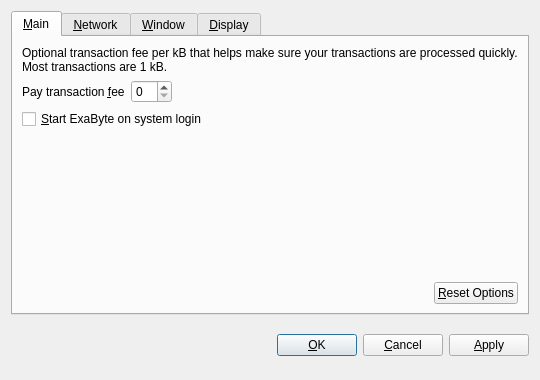
<?xml version="1.0" encoding="UTF-8"?>
<ui version="4.0">
 <class>OptionsDialog</class>
 <widget class="QDialog" name="OptionsDialog">
  <property name="geometry">
   <rect>
    <x>0</x>
    <y>0</y>
    <width>540</width>
    <height>380</height>
   </rect>
  </property>
  <property name="windowTitle">
   <string>Options</string>
  </property>
  <property name="modal">
   <bool>true</bool>
  </property>
  <layout class="QVBoxLayout" name="verticalLayout">
   <item>
    <widget class="QTabWidget" name="tabWidget">
     <property name="tabPosition">
      <enum>QTabWidget::North</enum>
     </property>
     <property name="currentIndex">
      <number>0</number>
     </property>
     <widget class="QWidget" name="tabMain">
      <attribute name="title">
       <string>&amp;Main</string>
      </attribute>
      <layout class="QVBoxLayout" name="verticalLayout_Main">
       <item>
        <widget class="QLabel" name="transactionFeeInfoLabel">
         <property name="text">
          <string>Optional transaction fee per kB that helps make sure your transactions are processed quickly. Most transactions are 1 kB.</string>
         </property>
         <property name="textFormat">
          <enum>Qt::PlainText</enum>
         </property>
         <property name="wordWrap">
          <bool>true</bool>
         </property>
        </widget>
       </item>
       <item>
        <layout class="QHBoxLayout" name="horizontalLayout_1_Main">
         <item>
          <widget class="QLabel" name="transactionFeeLabel">
           <property name="text">
            <string>Pay transaction &amp;fee</string>
           </property>
           <property name="textFormat">
            <enum>Qt::PlainText</enum>
           </property>
           <property name="buddy">
            <cstring>transactionFee</cstring>
           </property>
          </widget>
         </item>
         <item>
          <widget class="BitcoinAmountField" name="transactionFee"/>
         </item>
         <item>
          <spacer name="horizontalSpacer_1_Main">
           <property name="orientation">
            <enum>Qt::Horizontal</enum>
           </property>
           <property name="sizeHint" stdset="0">
            <size>
             <width>40</width>
             <height>20</height>
            </size>
           </property>
          </spacer>
         </item>
        </layout>
       </item>
       <item>
        <widget class="QCheckBox" name="bitcoinAtStartup">
         <property name="toolTip">
          <string>Automatically start ExaByte after logging in to the system.</string>
         </property>
         <property name="text">
          <string>&amp;Start ExaByte on system login</string>
         </property>
        </widget>
       </item>
       <item>
        <spacer name="verticalSpacer_Main">
         <property name="orientation">
          <enum>Qt::Vertical</enum>
         </property>
         <property name="sizeHint" stdset="0">
          <size>
           <width>20</width>
           <height>40</height>
          </size>
         </property>
        </spacer>
       </item>
       <item>
        <layout class="QHBoxLayout" name="horizontalLayout_2_Main">
         <item>
          <spacer name="horizontalSpacer_2_Main">
           <property name="orientation">
            <enum>Qt::Horizontal</enum>
           </property>
           <property name="sizeHint" stdset="0">
            <size>
             <width>40</width>
             <height>20</height>
            </size>
           </property>
          </spacer>
         </item>
         <item>
          <widget class="QPushButton" name="resetButton">
           <property name="toolTip">
            <string>Reset all client options to default.</string>
           </property>
           <property name="text">
            <string>&amp;Reset Options</string>
           </property>
           <property name="autoDefault">
            <bool>false</bool>
           </property>
          </widget>
         </item>
        </layout>
       </item>
      </layout>
     </widget>
     <widget class="QWidget" name="tabNetwork">
      <attribute name="title">
       <string>&amp;Network</string>
      </attribute>
      <layout class="QVBoxLayout" name="verticalLayout_Network">
       <item>
        <widget class="QCheckBox" name="mapPortUpnp">
         <property name="toolTip">
          <string>Automatically open the ExaByte client port on the router. This only works when your router supports UPnP and it is enabled.</string>
         </property>
         <property name="text">
          <string>Map port using &amp;UPnP</string>
         </property>
        </widget>
       </item>
       <item>
        <widget class="QCheckBox" name="connectSocks">
         <property name="toolTip">
          <string>Connect to the ExaByte network through a SOCKS proxy (e.g. when connecting through Tor).</string>
         </property>
         <property name="text">
          <string>&amp;Connect through SOCKS proxy:</string>
         </property>
        </widget>
       </item>
       <item>
        <layout class="QHBoxLayout" name="horizontalLayout_Network">
         <item>
          <widget class="QLabel" name="proxyIpLabel">
           <property name="text">
            <string>Proxy &amp;IP:</string>
           </property>
           <property name="textFormat">
            <enum>Qt::PlainText</enum>
           </property>
           <property name="buddy">
            <cstring>proxyIp</cstring>
           </property>
          </widget>
         </item>
         <item>
          <widget class="QValidatedLineEdit" name="proxyIp">
           <property name="maximumSize">
            <size>
             <width>140</width>
             <height>16777215</height>
            </size>
           </property>
           <property name="toolTip">
            <string>IP address of the proxy (e.g. 127.0.0.1)</string>
           </property>
          </widget>
         </item>
         <item>
          <widget class="QLabel" name="proxyPortLabel">
           <property name="text">
            <string>&amp;Port:</string>
           </property>
           <property name="textFormat">
            <enum>Qt::PlainText</enum>
           </property>
           <property name="buddy">
            <cstring>proxyPort</cstring>
           </property>
          </widget>
         </item>
         <item>
          <widget class="QLineEdit" name="proxyPort">
           <property name="maximumSize">
            <size>
             <width>55</width>
             <height>16777215</height>
            </size>
           </property>
           <property name="toolTip">
            <string>Port of the proxy (e.g. 9050)</string>
           </property>
          </widget>
         </item>
         <item>
          <widget class="QLabel" name="socksVersionLabel">
           <property name="text">
            <string>SOCKS &amp;Version:</string>
           </property>
           <property name="textFormat">
            <enum>Qt::PlainText</enum>
           </property>
           <property name="buddy">
            <cstring>socksVersion</cstring>
           </property>
          </widget>
         </item>
         <item>
          <widget class="QValueComboBox" name="socksVersion">
           <property name="toolTip">
            <string>SOCKS version of the proxy (e.g. 5)</string>
           </property>
          </widget>
         </item>
         <item>
          <spacer name="horizontalSpacer_Network">
           <property name="orientation">
            <enum>Qt::Horizontal</enum>
           </property>
           <property name="sizeHint" stdset="0">
            <size>
             <width>40</width>
             <height>20</height>
            </size>
           </property>
          </spacer>
         </item>
        </layout>
       </item>
       <item>
        <spacer name="verticalSpacer_Network">
         <property name="orientation">
          <enum>Qt::Vertical</enum>
         </property>
         <property name="sizeHint" stdset="0">
          <size>
           <width>20</width>
           <height>40</height>
          </size>
         </property>
        </spacer>
       </item>
      </layout>
     </widget>
     <widget class="QWidget" name="tabWindow">
      <attribute name="title">
       <string>&amp;Window</string>
      </attribute>
      <layout class="QVBoxLayout" name="verticalLayout_Window">
       <item>
        <widget class="QCheckBox" name="minimizeToTray">
         <property name="toolTip">
          <string>Show only a tray icon after minimizing the window.</string>
         </property>
         <property name="text">
          <string>&amp;Minimize to the tray instead of the taskbar</string>
         </property>
        </widget>
       </item>
       <item>
        <widget class="QCheckBox" name="minimizeOnClose">
         <property name="toolTip">
          <string>Minimize instead of exit the application when the window is closed. When this option is enabled, the application will be closed only after selecting Quit in the menu.</string>
         </property>
         <property name="text">
          <string>M&amp;inimize on close</string>
         </property>
        </widget>
       </item>
       <item>
        <spacer name="verticalSpacer_Window">
         <property name="orientation">
          <enum>Qt::Vertical</enum>
         </property>
         <property name="sizeHint" stdset="0">
          <size>
           <width>20</width>
           <height>40</height>
          </size>
         </property>
        </spacer>
       </item>
      </layout>
     </widget>
     <widget class="QWidget" name="tabDisplay">
      <attribute name="title">
       <string>&amp;Display</string>
      </attribute>
      <layout class="QVBoxLayout" name="verticalLayout_Display">
       <item>
        <layout class="QHBoxLayout" name="horizontalLayout_1_Display">
         <item>
          <widget class="QLabel" name="langLabel">
           <property name="text">
            <string>User Interface &amp;language:</string>
           </property>
           <property name="textFormat">
            <enum>Qt::PlainText</enum>
           </property>
           <property name="buddy">
            <cstring>lang</cstring>
           </property>
          </widget>
         </item>
         <item>
          <widget class="QValueComboBox" name="lang">
           <property name="toolTip">
            <string>The user interface language can be set here. This setting will take effect after restarting ExaByte.</string>
           </property>
          </widget>
         </item>
        </layout>
       </item>
       <item>
        <layout class="QHBoxLayout" name="horizontalLayout_2_Display">
         <item>
          <widget class="QLabel" name="unitLabel">
           <property name="text">
            <string>&amp;Unit to show amounts in:</string>
           </property>
           <property name="textFormat">
            <enum>Qt::PlainText</enum>
           </property>
           <property name="buddy">
            <cstring>unit</cstring>
           </property>
          </widget>
         </item>
         <item>
          <widget class="QValueComboBox" name="unit">
           <property name="toolTip">
            <string>Choose the default subdivision unit to show in the interface and when sending coins.</string>
           </property>
          </widget>
         </item>
        </layout>
       </item>
       <item>
        <widget class="QCheckBox" name="displayAddresses">
         <property name="toolTip">
          <string>Whether to show ExaByte addresses in the transaction list or not.</string>
         </property>
         <property name="text">
          <string>&amp;Display addresses in transaction list</string>
         </property>
        </widget>
       </item>
       <item>
        <spacer name="verticalSpacer_Display">
         <property name="orientation">
          <enum>Qt::Vertical</enum>
         </property>
         <property name="sizeHint" stdset="0">
          <size>
           <width>20</width>
           <height>40</height>
          </size>
         </property>
        </spacer>
       </item>
      </layout>
     </widget>
    </widget>
   </item>
   <item>
    <layout class="QHBoxLayout" name="horizontalLayout_Buttons">
     <item>
      <spacer name="horizontalSpacer_1">
       <property name="orientation">
        <enum>Qt::Horizontal</enum>
       </property>
       <property name="sizeHint" stdset="0">
        <size>
         <width>40</width>
         <height>48</height>
        </size>
       </property>
      </spacer>
     </item>
     <item>
      <widget class="QLabel" name="statusLabel">
       <property name="font">
        <font>
         <weight>75</weight>
         <bold>true</bold>
        </font>
       </property>
       <property name="text">
        <string/>
       </property>
       <property name="textFormat">
        <enum>Qt::PlainText</enum>
       </property>
       <property name="wordWrap">
        <bool>true</bool>
       </property>
      </widget>
     </item>
     <item>
      <spacer name="horizontalSpacer_2">
       <property name="orientation">
        <enum>Qt::Horizontal</enum>
       </property>
       <property name="sizeHint" stdset="0">
        <size>
         <width>40</width>
         <height>48</height>
        </size>
       </property>
      </spacer>
     </item>
     <item>
      <widget class="QPushButton" name="okButton">
       <property name="text">
        <string>&amp;OK</string>
       </property>
      </widget>
     </item>
     <item>
      <widget class="QPushButton" name="cancelButton">
       <property name="text">
        <string>&amp;Cancel</string>
       </property>
       <property name="autoDefault">
        <bool>false</bool>
       </property>
      </widget>
     </item>
     <item>
      <widget class="QPushButton" name="applyButton">
       <property name="text">
        <string>&amp;Apply</string>
       </property>
       <property name="autoDefault">
        <bool>false</bool>
       </property>
      </widget>
     </item>
    </layout>
   </item>
  </layout>
 </widget>
 <customwidgets>
  <customwidget>
   <class>BitcoinAmountField</class>
   <extends>QSpinBox</extends>
   <header>bitcoinamountfield.h</header>
  </customwidget>
  <customwidget>
   <class>QValueComboBox</class>
   <extends>QComboBox</extends>
   <header>qvaluecombobox.h</header>
  </customwidget>
  <customwidget>
   <class>QValidatedLineEdit</class>
   <extends>QLineEdit</extends>
   <header>qvalidatedlineedit.h</header>
  </customwidget>
 </customwidgets>
 <resources/>
 <connections/>
</ui>
